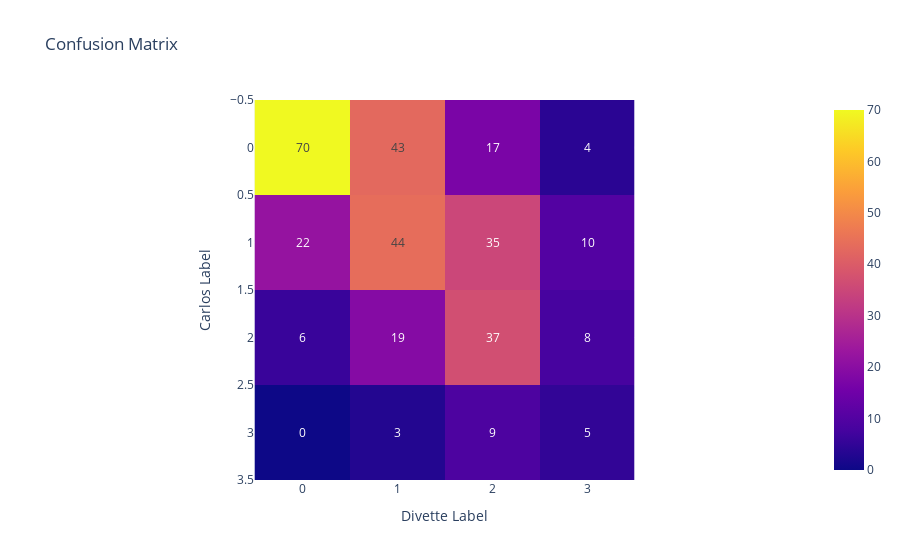

Source (notebook cell):
### Code cell
conf_matrix = confusion_matrix(df['original_annotator'], df['cross_annotator'])
# Convert the confusion matrix to a Pandas dataframe
cm_df = pd.DataFrame(conf_matrix)#, index=['true 0', 'true 1', 'true 2', 'true 3'], columns=['pred 0', 'pred 1', 'pred 2', 'pred 3'])

# Create a heatmap of the confusion matrix
fig = px.imshow(cm_df, title='Confusion Matrix', text_auto=True)
fig.update_layout(title='Confusion Matrix', yaxis_title='Carlos Label', xaxis_title='Divette Label')
fig.show()

### Figure 1 — Plotly figure (JSON) as saved in the notebook; plotly's stock layout.template omitted (floating-point values rounded to 4 significant figures)
{"data": [{"coloraxis": "coloraxis", "hovertemplate": "x: %{x}<br>y: %{y}<br>color: %{z}<extra></extra>", "name": "0", "texttemplate": "%{z}", "type": "heatmap", "x": [0, 1, 2, 3], "xaxis": "x", "y": [0, 1, 2, 3], "yaxis": "y", "z": [[70, 43, 17, 4], [22, 44, 35, 10], [6, 19, 37, 8], [0, 3, 9, 5]]}], "layout": {"coloraxis": {"colorscale": [[0, "#0d0887"], [0.1111, "#46039f"], [0.2222, "#7201a8"], [0.3333, "#9c179e"], [0.4444, "#bd3786"], [0.5556, "#d8576b"], [0.6667, "#ed7953"], [0.7778, "#fb9f3a"], [0.8889, "#fdca26"], [1, "#f0f921"]]}, "title": {"text": "Confusion Matrix"}, "xaxis": {"anchor": "y", "constrain": "domain", "domain": [0, 1], "scaleanchor": "y", "title": {"text": "Divette Label"}}, "yaxis": {"anchor": "x", "autorange": "reversed", "constrain": "domain", "domain": [0, 1], "title": {"text": "Carlos Label"}}}}
